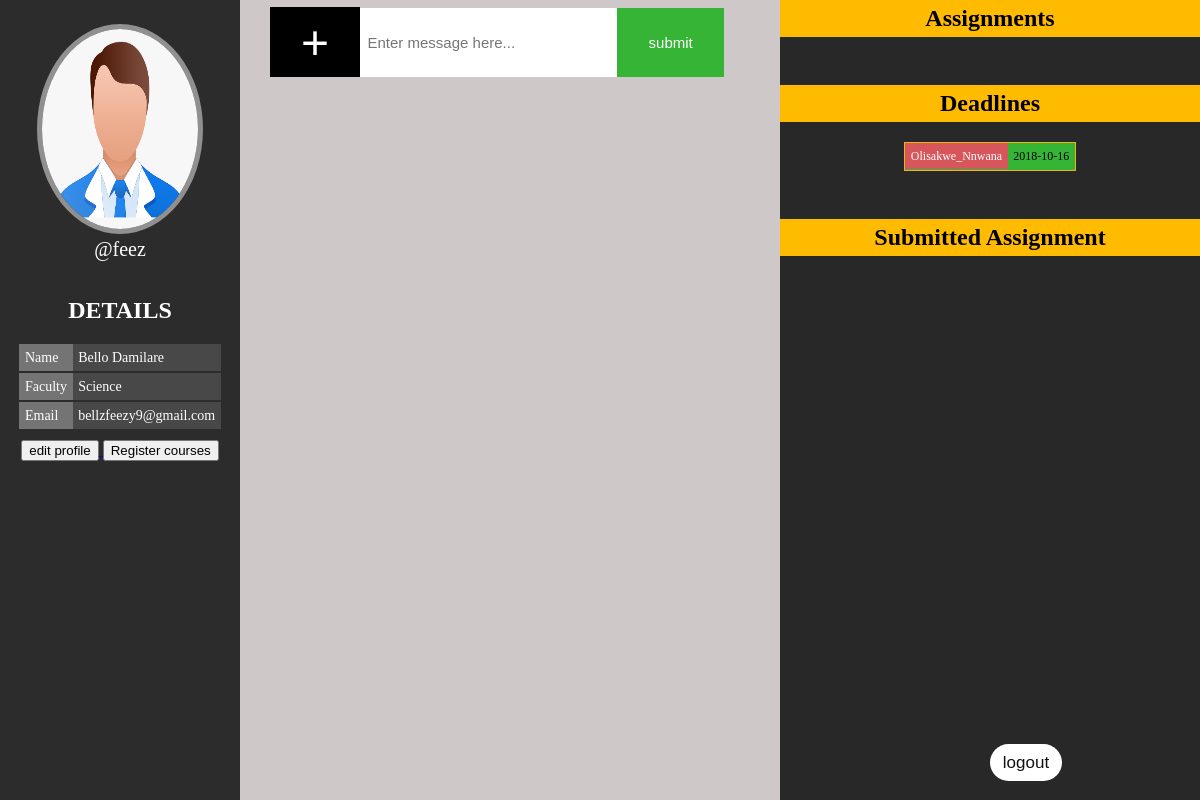
Screenshot of /dashboard.php (signed in) with the database file from the repository.
### tables this page shows
CREATE TABLE `lecturer` (
  `id` int(11) NOT NULL,
  `firstName` varchar(200) NOT NULL,
  `lastName` varchar(200) NOT NULL,
  `IDNumber` varchar(30) NOT NULL,
  `faculty` varchar(150) NOT NULL,
  `username` varchar(50) NOT NULL,
  `email` varchar(100) NOT NULL,
  `password` varchar(225) NOT NULL
);

CREATE TABLE `deadline` (
  `id` int(11) NOT NULL,
  `lecturerName` varchar(50) NOT NULL,
  `date` varchar(50) NOT NULL
);

### includes/fetchData.inc (called while the page is built, shortened)
<?php
$tbl = $_SESSION['userType'];
$username = $_SESSION['username'];
$fetchStmt = $conn->prepare("SELECT * FROM $tbl WHERE username = '$username'");
$fetchStmt->execute();
$userData = $fetchStmt->fetch(PDO::FETCH_BOTH);
?>

### dashboard.php (the view, shortened to what this page needs)
<?php
include "includes/db.inc";
include "includes/fetchData.inc";
extract($userData);
?>
<!DOCTYPE html>
<html lang="en">
<head>
    <link rel="stylesheet" href="css/dashboard.css">
</head>
<body>
<header>
<img src="img/dummy.png" alt="">
    <div id="detail"><?php echo"@".$userData['username'] ?></div>
    <div id="user_details">
        <h2> Details</h2>
        <table>
            <tr>
                <td class="detail_item">Name</td>
                <td class="detail_input"><?php echo "$firstName $lastName"?></td>
            </tr>
            <tr>
                <td class="detail_item">Faculty</td>
                <td class="detail_input"><?php echo $faculty ?></td>
            </tr>
            <tr>
                <td class="detail_item">Email</td>
                <td class="detail_input"><?php echo $email ?></td>
            </tr>
        </table>
        <a href="editProfile.php">
        <button id="edit_button">
            edit profile
        </button>
        </a>
        <a href="coursereg.php">
            <button id="edit_button">
                Register courses
            </button>
        </a>
    </div>
</header>
<section id="submit_assignment">
    <div class="assignment_form">
        <button class="file" id="upload_button">+</button>
        <form id="assignment_form" class="assignment_form">
            <input  id="assignment_input" type="text" placeholder="Enter message here...">
            <input type="submit" value="submit" name="text_submit">
        </form>
    </div>
</section>
<aside>
    <h2 class="Reg_student">Assignments</h2>
    <h2 id="Sub_assignment">Deadlines</h2>
    <div id="sub">
    <?php
    $sql = " select * from deadline ";
    $prep = $conn ->prepare($sql);
    $prep->execute();
    $result = $prep ->fetchAll(PDO::FETCH_OBJ);
    $ib = '';
    foreach($result as $row){
            $ib .= '<div class="deadline_name">'
            . '<div>' . '<span id="deadline_lec">' . $row->lecturerName . '</span>' . '<span>' . $row->date . '</span>' . '</div>'
            . '</div>';
    }
    echo ( $ib );
?>
    </div>
    <h2 id="Sub_assignment">Submitted Assignment</h2>
    <a href="logout.php">
        <button id="logout">logout</button>
    </a>
</aside>
</body>
</html>

### css/dashboard.css (style rules this page uses)
body { padding: 0; margin: 0; display: flex; align-content: center; justify-content: space-between; width: 100%; height: 100vh; color: white; font-family: Ubuntu; background: rgb(206, 200, 200); }
header { width: 20vw; height: 100vh; background: rgb(44, 44, 44); text-align: center; z-index: 2; }
header img { width: 65%; height: 25%; border: 5px solid rgb(145, 144, 144); margin-top: 10%; border-radius: 100%; }
button#logout { position: absolute; top: 93vh; padding: .5em 0; width: 6%; font-size: 17px; border: none; background: rgb(255, 255, 255); color: rgb(17, 16, 16); border-radius: 70px; }
#user_details { width: 90%; margin: 15% auto 0; }
#user_details h2 { text-transform: uppercase; width: 100%; }
header table { margin: 0 auto 5%; text-align: left; font-size: 14px; border-collapse: collapse; }
tr { border-bottom: 2px solid rgb(44, 44, 44); }
tr:last-child { border-bottom: none; }
td { border: none; padding: .4em; }
.detail_item { background: rgb(117, 116, 117); text-transform: capitalize; }
.detail_input { background: rgb(72, 72, 73); }
#detail { font-size: 20px; margin: auto; }
.assignment_form { display: flex; }
section { width: 40%; }
section input { width: 98%; padding: 1.5em .5em; font-size: 15px; border: none; margin-top: .5em; }
section input[type=submit] { width: 150px; background: rgb(54, 180, 54); color: white; }
.file { font-size: 3em; color: white; background-color: black; display: inline-block; width: 90px; height: 70px; text-align: center; border: none; margin: .15em 0 0; }
aside { background: rgb(40, 40, 40); width: 35%; text-align: center; }
#Reg_student, .Reg_student { background: rgb(255, 187, 0); margin: 0; padding: 5px 0; color: black; }
#Sub_assignment { background: rgb(255, 187, 0); padding: 5px 0; color: black; margin-top: 2em; }
#sub { display: flex; flex-wrap: wrap; justify-content: space-evenly; align-content: center; width: 90%; margin: 0 auto; }
.deadline_name { padding: .5em .5em .5em 0; border: 1px solid rgb(240, 181, 21); font-size: 12px; background: rgb(54, 180, 54); color: black; }
#deadline_lec { margin-right: 5px; background:rgb(214, 86, 92); padding: .5em; color: white; }

### rows the page displays
lecturer: username "feez", firstName "Bello", lastName "Damilare", faculty "Science", email "bellzfeezy9@gmail.com"
deadline: lecturerName "Olisakwe_Nnwana", date "2018-10-16"
